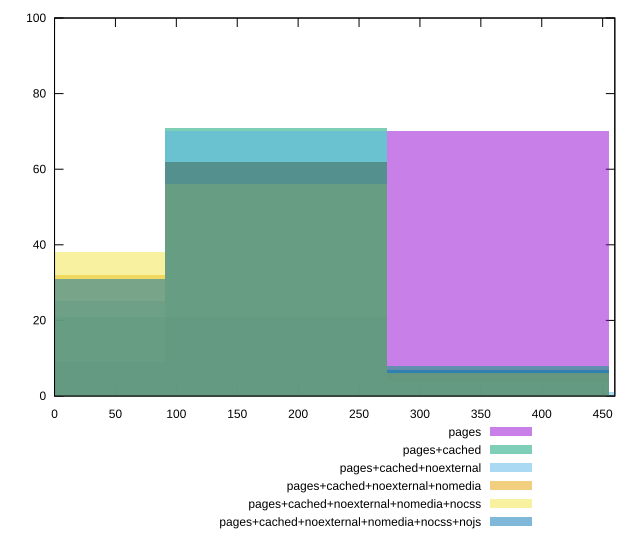

This figure's gnuplot source:
reset

$pages <<EOF
363.89476255732217 70
181.94738127866108 21
0 9
EOF

$pagesCached <<EOF
181.94738127866108 71
363.89476255732217 8
0 21
EOF

$pagesCachedNoexternal <<EOF
181.94738127866108 70
0 25
363.89476255732217 4
545.8421438359833 1
EOF

$pagesCachedNoexternalNomedia <<EOF
181.94738127866108 62
0 32
363.89476255732217 6
EOF

$pagesCachedNoexternalNomediaNocss <<EOF
181.94738127866108 56
0 38
363.89476255732217 6
EOF

$pagesCachedNoexternalNomediaNocssNojs <<EOF
181.94738127866108 62
363.89476255732217 7
0 31
EOF

set key outside below
set boxwidth 181.94738127866108
set xrange [0:460]
set yrange [0:100]
set trange [0:100]
set style fill transparent solid 0.5 noborder
set terminal svg size 640, 540 enhanced background rgb 'white'
set output "reprap/uses-optimized-images/comparison/histogram/all_raw.svg"

plot $pages title "pages" with boxes, \
     $pagesCached title "pages+cached" with boxes, \
     $pagesCachedNoexternal title "pages+cached+noexternal" with boxes, \
     $pagesCachedNoexternalNomedia title "pages+cached+noexternal+nomedia" with boxes, \
     $pagesCachedNoexternalNomediaNocss title "pages+cached+noexternal+nomedia+nocss" with boxes, \
     $pagesCachedNoexternalNomediaNocssNojs title "pages+cached+noexternal+nomedia+nocss+nojs" with boxes

reset
